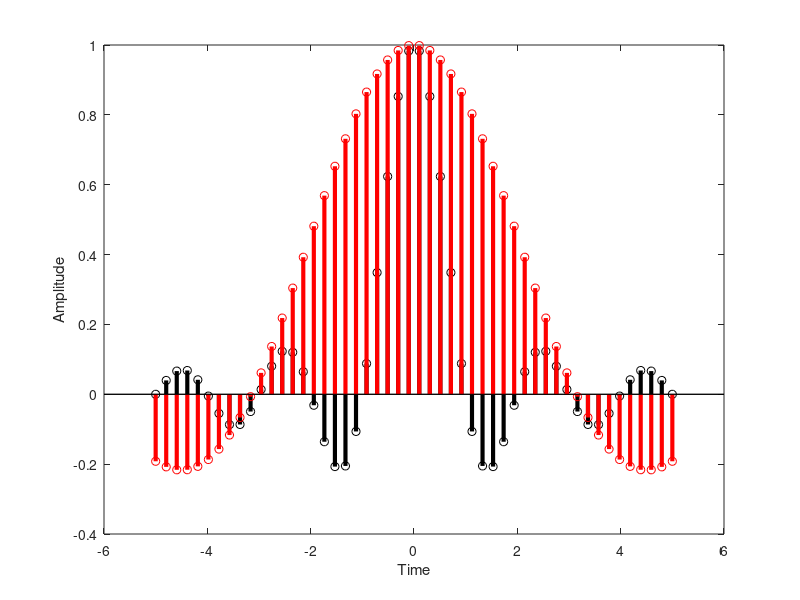

Write the MATLAB code that produced this figure.
%dt comb
stem(ones(1,10), 'LineWidth', 2)
xlabel("Time");
ylabel("Amplitude");

t = (-1: .1 : 1)';
impulse = t == 0;
unitStep = t >= 0;
ramp = t .* unitStep;
exponential_inc = exp(1 * t);
exponential_dec = exp(-1 * t);
xlabel("Time");
ylabel("Amplitude");

% Impulse unitStep Ramp
stem(t,[impulse unitStep ramp],"LineWidth",3)
xlabel("Time");
ylabel("Amplitude");
hold off

% Exponential 
stem(t,exponential_inc,"LineWidth",3)
hold on
stem(t,exponential_dec,"LineWidth",3)
xlabel("Time");
ylabel("Amplitude");
hold off

% Rectangular pulse
fs = 1000;
T = 10*(1/50);
t = -0.1:.01:T-1/fs;
w = 20e-3;
x = rectpuls(t,w);
stem(t,x,"LineWidth",3)
xlabel("Time")
ylabel("Amplitude")
title("Rectangular")
grid on

%Triangle 
t = (0:0.01:0.4);
f = 10;
stem(t,sawtooth(2 * pi * f * t,1/2),"k-","LineWidth",3)
xlabel("Time");
ylabel("Amplitude");

% Sinc And sa
x = linspace(-5,5,50); 
sc = sinc(x);
sa = sin(x) ./ x;
stem(x,sc,"k-","LineWidth",3)
hold on
stem(x,sa,"r-","LineWidth",3)
xlabel("Time");
ylabel("Amplitude");
hold off
